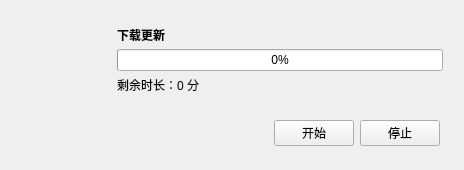
<?xml version="1.0" encoding="UTF-8"?>
<ui version="4.0">
 <class>Downloader</class>
 <widget class="QWidget" name="Downloader">
  <property name="windowModality">
   <enum>Qt::ApplicationModal</enum>
  </property>
  <property name="geometry">
   <rect>
    <x>0</x>
    <y>0</y>
    <width>464</width>
    <height>168</height>
   </rect>
  </property>
  <property name="sizePolicy">
   <sizepolicy hsizetype="Minimum" vsizetype="Minimum">
    <horstretch>0</horstretch>
    <verstretch>0</verstretch>
   </sizepolicy>
  </property>
  <property name="windowTitle">
   <string>更新</string>
  </property>
  <layout class="QVBoxLayout" name="verticalLayout">
   <property name="spacing">
    <number>0</number>
   </property>
   <property name="leftMargin">
    <number>12</number>
   </property>
   <property name="topMargin">
    <number>12</number>
   </property>
   <property name="rightMargin">
    <number>12</number>
   </property>
   <property name="bottomMargin">
    <number>12</number>
   </property>
   <item>
    <widget class="QWidget" name="widget" native="true">
     <layout class="QHBoxLayout" name="horizontalLayout">
      <property name="spacing">
       <number>0</number>
      </property>
      <property name="leftMargin">
       <number>0</number>
      </property>
      <property name="topMargin">
       <number>0</number>
      </property>
      <property name="rightMargin">
       <number>0</number>
      </property>
      <property name="bottomMargin">
       <number>0</number>
      </property>
      <item>
       <widget class="QLabel" name="updater_icon">
        <property name="minimumSize">
         <size>
          <width>96</width>
          <height>96</height>
         </size>
        </property>
        <property name="text">
         <string/>
        </property>
        <property name="pixmap">
         <pixmap resource="../etc/resources/qsimpleupdater.qrc">:/icons/update.png</pixmap>
        </property>
       </widget>
      </item>
      <item>
       <widget class="QWidget" name="progressFrame" native="true">
        <layout class="QVBoxLayout" name="verticalLayout_2">
         <property name="spacing">
          <number>0</number>
         </property>
         <item>
          <widget class="QLabel" name="downloadLabel">
           <property name="font">
            <font>
             <weight>75</weight>
             <bold>true</bold>
            </font>
           </property>
           <property name="text">
            <string>下载更新</string>
           </property>
          </widget>
         </item>
         <item>
          <widget class="QProgressBar" name="progressBar">
           <property name="minimumSize">
            <size>
             <width>320</width>
             <height>0</height>
            </size>
           </property>
           <property name="value">
            <number>0</number>
           </property>
           <property name="invertedAppearance">
            <bool>false</bool>
           </property>
          </widget>
         </item>
         <item>
          <widget class="QLabel" name="timeLabel">
           <property name="text">
            <string>剩余时长：0 分</string>
           </property>
          </widget>
         </item>
        </layout>
       </widget>
      </item>
     </layout>
    </widget>
   </item>
   <item>
    <widget class="QWidget" name="buttonFrame" native="true">
     <layout class="QHBoxLayout" name="horizontalLayout_2">
      <property name="leftMargin">
       <number>12</number>
      </property>
      <property name="topMargin">
       <number>12</number>
      </property>
      <property name="rightMargin">
       <number>12</number>
      </property>
      <property name="bottomMargin">
       <number>12</number>
      </property>
      <item>
       <spacer name="buttonSpacer">
        <property name="orientation">
         <enum>Qt::Horizontal</enum>
        </property>
        <property name="sizeHint" stdset="0">
         <size>
          <width>40</width>
          <height>20</height>
         </size>
        </property>
       </spacer>
      </item>
      <item>
       <widget class="QPushButton" name="openButton">
        <property name="text">
         <string>开始</string>
        </property>
       </widget>
      </item>
      <item>
       <widget class="QPushButton" name="stopButton">
        <property name="text">
         <string>停止</string>
        </property>
       </widget>
      </item>
     </layout>
    </widget>
   </item>
  </layout>
 </widget>
 <resources>
  <include location="../etc/resources/qsimpleupdater.qrc"/>
 </resources>
 <connections/>
</ui>
